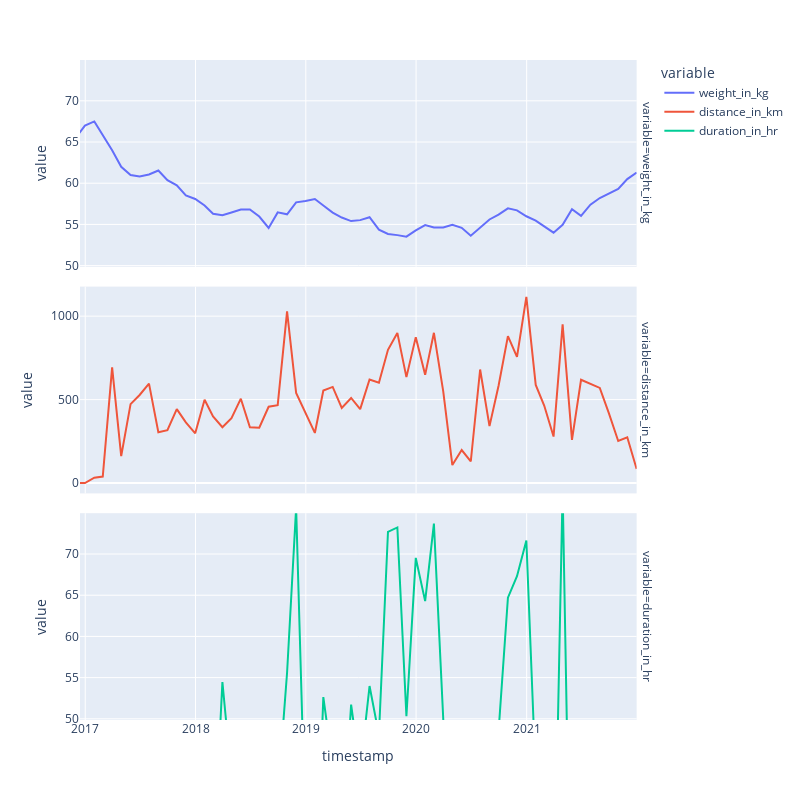

The notebook cell this image was saved under:
### Code cell
fig_df = agg_df.melt(id_vars={'timestamp'})

fig = px.line(fig_df, 
              x='timestamp', 
              y='value', 
              facet_row='variable',
              color='variable',
              width=800,
              height=800)
fig.layout.yaxis2.update(matches=None)
fig.show()
